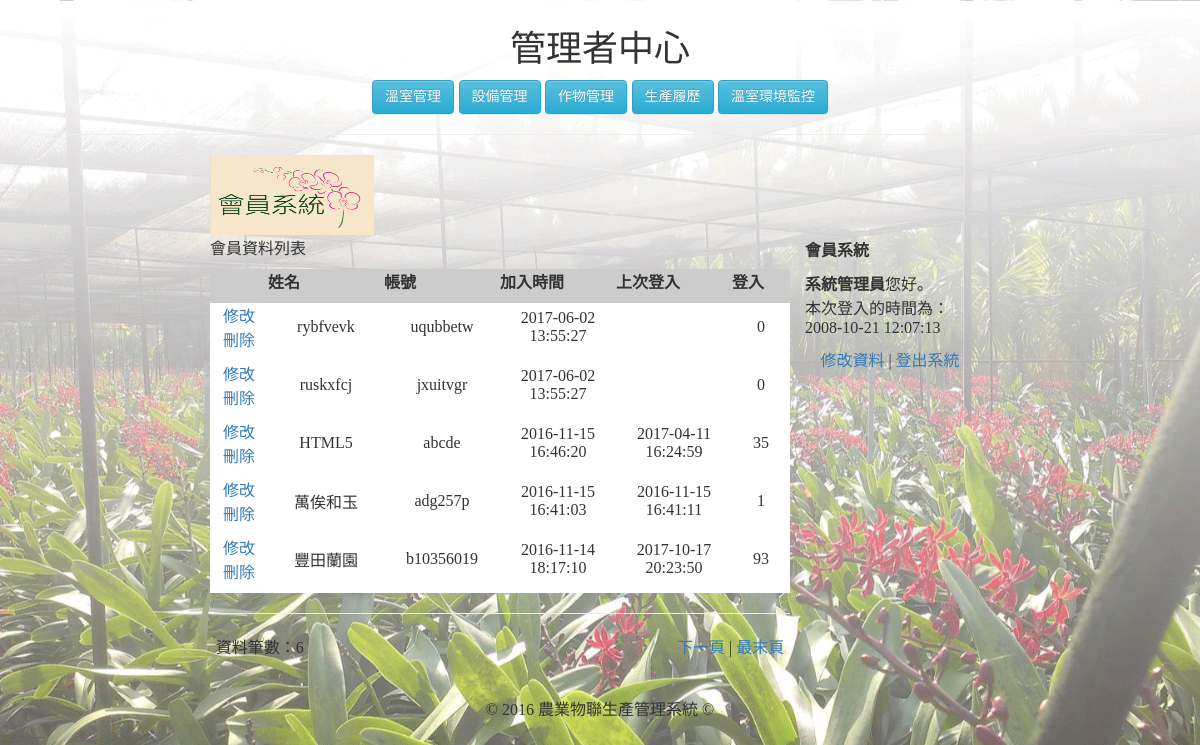
Page /member_admin.php (signed in) on the committed database.
### tables this page shows
CREATE TABLE `memberdata` (
  `m_id` int(255) NOT NULL,
  `m_name` varchar(20) NOT NULL,
  `m_username` varchar(20) NOT NULL,
  `m_passwd` varchar(100) NOT NULL,
  `m_sex` enum('男','女') NOT NULL,
  `m_birthday` date DEFAULT NULL,
  `m_level` enum('admin','member') NOT NULL DEFAULT 'member',
  `m_email` varchar(100) DEFAULT NULL,
  `m_url` varchar(100) DEFAULT NULL,
  `m_phone` varchar(100) DEFAULT NULL,
  `m_address` varchar(100) DEFAULT NULL,
  `m_login` int(255) UNSIGNED NOT NULL DEFAULT '0',
  `m_logintime` datetime DEFAULT NULL,
  `m_jointime` datetime NOT NULL
);

### member_admin.php (the view, shortened to what this page needs)
<?php
$query_RecAdmin = "SELECT * FROM `memberdata` WHERE `m_username`='".$_SESSION["loginMember"]."'";
$RecAdmin = mysql_query($query_RecAdmin);
$row_RecAdmin=mysql_fetch_assoc($RecAdmin);
$pageRow_records = 5;
$num_pages = 1;
$startRow_records = ($num_pages -1) * $pageRow_records;
$query_RecMember = "SELECT * FROM `memberdata` WHERE `m_level`<>'admin' ORDER BY `m_jointime` DESC";
$query_limit_RecMember = $query_RecMember." LIMIT ".$startRow_records.", ".$pageRow_records;
$RecMember = mysql_query($query_limit_RecMember);
$all_RecMember = mysql_query($query_RecMember);
$total_records = mysql_num_rows($all_RecMember);
$total_pages = ceil($total_records/$pageRow_records);
?>
<html>
<head>
  <link rel="stylesheet" href="https://maxcdn.bootstrapcdn.com/bootstrap/3.3.1/css/bootstrap.min.css">
  <link rel="stylesheet" href="https://maxcdn.bootstrapcdn.com/bootstrap/3.3.1/css/bootstrap-theme.min.css">
</head>
<body style="text-align:center;font-size:18px;background-image: url(img/46505.png);background-size: cover; font-family: 微軟正黑體;margin:30px">
<h1>管理者中心</h1>
<form name="form1" method="" action="">
<input type="button" class="btn btn-info" size="12" value="溫室管理" onclick="location.href='GMM.php'">
<input type="button" class="btn btn-info" size="12" value="設備管理" onclick="location.href='DMM.php'">
<input type="button" class="btn btn-info" size="12" value="作物管理" onclick="location.href='CM.php'">
<input type="button" class="btn btn-info" size="12" value="生產履歷" onclick="location.href='PH.php?select=1'">
<input type="button" class="btn btn-info" size="12" value="溫室環境監控" onclick="location.href='GEMM.php'">
<hr>
<table width="780" border="0" align="center" cellpadding="4" cellspacing="0">
  <tr>
    <td class="tdbline"><img src="img/member.gif" alt="會員系統" width="164" height="80"></td>
  </tr>
  <tr>
    <td class="tdbline"><table width="100%" border="0" cellspacing="0" cellpadding="10">
      <tr valign="top">
        <td class="tdrline"><p class="title">會員資料列表 </p>
          <table width="100%" border="0" cellpadding="2" cellspacing="1" bgcolor="#F0F0F0">
            <tr>
              <th width="10%" bgcolor="#CCCCCC">&nbsp;</th>
              <th width="20%" bgcolor="#CCCCCC"><p>姓名</p></th>
              <th width="20%" bgcolor="#CCCCCC"><p>帳號</p></th>
              <th width="20%" bgcolor="#CCCCCC"><p>加入時間</p></th>
              <th width="20%" bgcolor="#CCCCCC"><p>上次登入</p></th>
              <th width="10%" bgcolor="#CCCCCC"><p>登入</p></th>
            </tr>
      <?php while($row_RecMember=mysql_fetch_assoc($RecMember)){ ?>
            <tr>
              <td width="10%" align="center" bgcolor="#FFFFFF"><p><a href="member_adminupdate.php?id=<?php echo $row_RecMember["m_id"];?>">修改</a><br>
                <a href="?action=delete&id=<?php echo $row_RecMember["m_id"];?>" onClick="return deletesure();">刪除</a></p></td>
              <td width="20%" align="center" bgcolor="#FFFFFF"><p><?php echo $row_RecMember["m_name"];?></p></td>
              <td width="20%" align="center" bgcolor="#FFFFFF"><p><?php echo $row_RecMember["m_username"];?></p></td>
              <td width="20%" align="center" bgcolor="#FFFFFF"><p><?php echo $row_RecMember["m_jointime"];?></p></td>
              <td width="20%" align="center" bgcolor="#FFFFFF"><p><?php echo $row_RecMember["m_logintime"];?></p></td>
              <td width="10%" align="center" bgcolor="#FFFFFF"><p><?php echo $row_RecMember["m_login"];?></p></td>
            </tr>
      <?php }?>
          </table>
          <hr size="1" />
          <table width="98%" border="0" align="center" cellpadding="4" cellspacing="0">
            <tr>
              <td valign="middle"><p>資料筆數：<?php echo $total_records;?></p></td>
              <td align="right"><p>
                  <?php if ($num_pages < $total_pages) {  ?>
                  <a href="?page=<?php echo $num_pages+1;?>">下一頁</a> | <a href="?page=<?php echo $total_pages;?>">最末頁</a>
                  <?php }?>
              </p></td>
            </tr>
          </table>          <p>&nbsp;</p>
          </td>
        <td width="200">
        <div class="col-xs-12"></div><div class="col-xs-12"></div>
<div class="col-xs-12">
          <p class="heading"><strong>會員系統</strong></p>
            <p><strong><?php echo $row_RecAdmin["m_name"];?></strong>您好。<br>
            本次登入的時間為：<br>
            <?php echo $row_RecAdmin["m_logintime"];?></p>
            <p align="center"><a href="member_adminupdate.php?id=<?php echo $row_RecAdmin["m_id"];?>">修改資料</a> | <a href="?logout=true">登出系統</a></p>
</div>
        <div class="col-xs-12"></div><div class="col-xs-12"></div></td>
      </tr>
    </table></td>
  </tr>
  <tr>
    <td align="center" background="" class="trademark">© 2016 農業物聯生產管理系統 ©</td>
  </tr>
</table>
</body>
</html>

### rows in the picture
memberdata: m_name "rybfvevk", m_username "uqubbetw", m_jointime "2017-06-02 13:55:27", m_login "0"
memberdata: m_name "ruskxfcj", m_username "jxuitvgr", m_jointime "2017-06-02 13:55:27", m_login "0"
memberdata: m_name "HTML5", m_username "abcde", m_jointime "2016-11-15 16:46:20", m_logintime "2017-04-11 16:24:59", m_login "35"
memberdata: m_name "萬俟和玉", m_username "adg257p", m_jointime "2016-11-15 16:41:03", m_logintime "2016-11-15 16:41:11", m_login "1"
memberdata: m_name "豐田蘭園", m_username "b10356019", m_jointime "2016-11-14 18:17:10", m_logintime "2017-10-17 20:23:50", m_login "93"
memberdata: m_name "系統管理員", m_logintime "2008-10-21 12:07:13"

### other values in the picture
$total_records "6"
